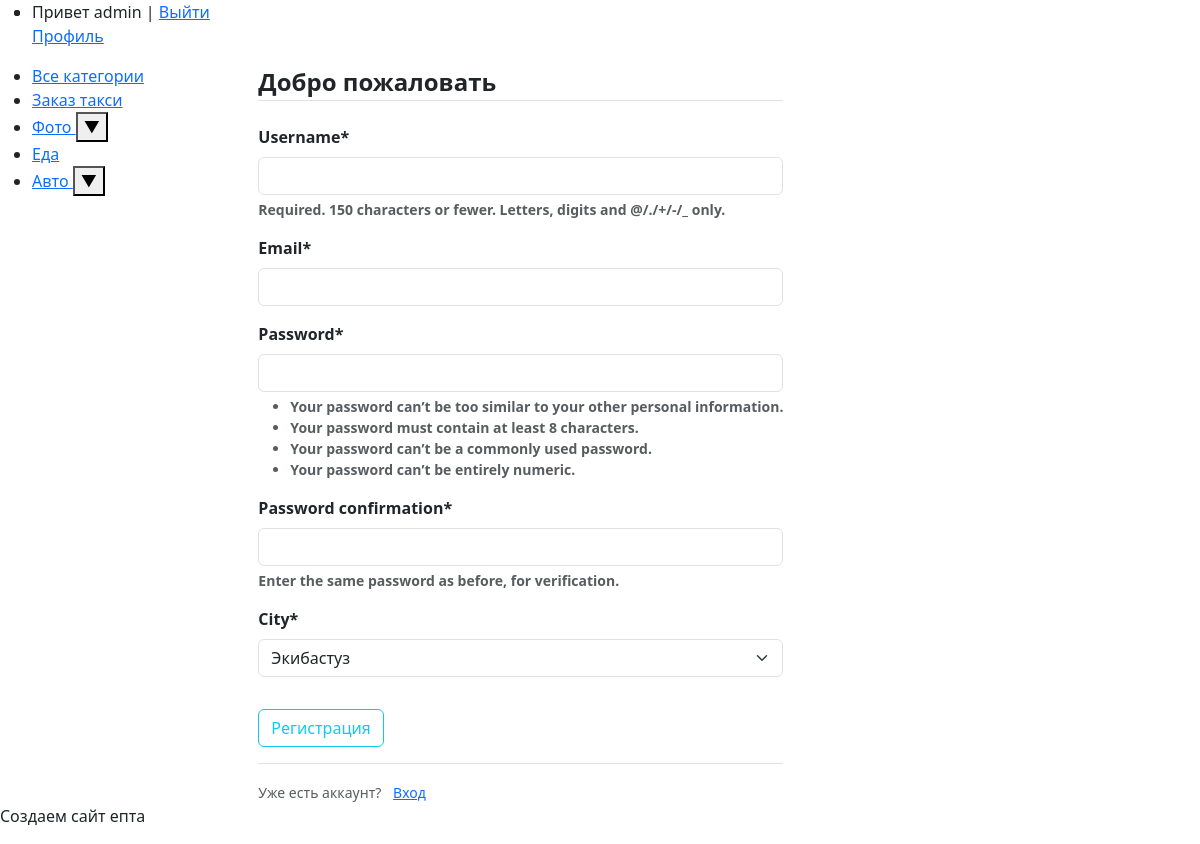
The page /register/ (signed in) on the database its author committed.
### Blog/models.py (models this page shows, shortened)
class Category(MPTTModel):
    objects = models.Manager()
    name = models.CharField(max_length=100, db_index=True, verbose_name="Категория")
    slug = models.SlugField(max_length=255, unique=True, db_index=True, verbose_name="Slug")
    parent = TreeForeignKey('self', on_delete=models.CASCADE, null=True, blank=True, related_name='children')
    level = models.PositiveIntegerField(default=0)  # Define the default value for the 'level' field
    lft = models.PositiveIntegerField(default=0)  # Определите значение по умолчанию для поля 'lft'
    rght = models.PositiveIntegerField(default=0)  # Определите значение по умолчанию для поля 'rght'
    class MPTTMeta:
        order_insertion_by = ['name']
    class Meta:
        verbose_name = 'Категория'
        verbose_name_plural = 'Категории'
        ordering = ['id']

### users/views.py (the view)
# urls.py: path('register/', user_views.register, name='register'),
def register(request):
    if request.method == 'POST':
        form = UserRegisterForm(request.POST)
        if form.is_valid():
            username = form.cleaned_data.get('username')
            city = form.cleaned_data.get('city')
            if User.objects.filter(username=username).exists():
                return render(request, 'register.html', {'form': form, 'error_message': 'Уже есть такой пользователь'})
            user = form.save()
            profile, created = Profile.objects.get_or_create(user=user)
            if created:
                profile.city = city
                profile.save()
            login(request, user)
            messages.success(request, f'Ваш аккаунт создан.')
            return redirect('home')
    else:
        form = UserRegisterForm()
    return render(request, 'users/register.html', {'form': form, 'city_choices': CITY_CHOICES})

### users/forms.py
class UserRegisterForm(UserCreationForm):
    email = forms.EmailField()
    city = forms.ChoiceField(choices=CITY_CHOICES)
    class Meta:
        model = User
        fields = ['username', 'email', 'password1', 'password2', 'city']

### Blog/templatetags/blog_tags.py (called while the page is built)
@register.inclusion_tag('blog/list_categories.html')
def show_categories(sort=None, cat_selected=0):
    if not sort:
        top_categories = Category.objects.filter(parent__isnull=True)
    else:
        top_categories = Category.objects.filter(parent__isnull=True).order_by(sort)
    def get_child_categories(category):
        child_categories = category.children.all()
        for child_category in child_categories:
            child_category.child_categories = get_child_categories(child_category)
        return child_categories
    for category in top_categories:
        category.child_categories = get_child_categories(category)
    return {"cats": top_categories, "cat_selected": cat_selected}

### users/templates/users/register.html (shortened to what this page needs)
{% extends "users/base.html" %}
{% load crispy_forms_tags %}
{% load custom_tags %}
{% block content %}
<table border=0 cellpadding="0" cellspacing="0">
    <tr>
        <th>
             <div class="content-section">
        <form method="POST">
            <fieldset class="form-group">
                <legend class="border-bottom mb-4">Добро пожаловать</legend>
                {{ form|crispy }}
            </fieldset>
            <div class="form-group">
                <button class="btn btn-outline-info" type="submit">Регистрация</button>
            </div>
        </form>
        <div class="border-top pt-3">
            <small class="text-muted">
                Уже есть аккаунт? <a class="ml-2" href="#">Вход</a>
            </small>
        </div>
    </div>
        </th>
    </tr>
</table>
{% endblock content %}

### users/templates/users/base.html (shortened to what this page needs)
{% load static %}
{% load blog_tags %}
{% load custom_tags %}
{% load crispy_forms_tags %}
<!DOCTYPE html>
<html>
<head>
    <link type="text/css" href="{% static 'users/css/styles.css' %}" rel="stylesheet"/>
    <link rel="stylesheet" href="https://stackpath.bootstrapcdn.com/bootstrap/4.1.3/css/bootstrap.min.css"
>
    <link rel="stylesheet" href="https://maxcdn.bootstrapcdn.com/bootstrap/4.0.0/css/bootstrap.min.css"
>
    <link href='https://unpkg.com/boxicons@2.1.2/css/boxicons.min.css' rel='stylesheet'>
    <link rel="stylesheet" href="https://cdn.jsdelivr.net/npm/bootstrap@5.3.0/dist/css/bootstrap.min.css">
</head>
<body>
<table class="table-page" border=0 cellpadding="0" cellspacing="0">
    <tr>
        <td valign=top>
            {% block mainmenu %}
            <div class="header">
                <ul id="mainmenu" class="mainmenu">
                    {% if request.user.is_authenticated %}
                    <li class="last"> Привет {{user.username}} | <a href="{% url 'logout' %}">Выйти</a></li>
                     <a href="{% url 'profile' user.id %}">Профиль</a>
                    {% else %}
                    <li class="last"><a href="{% url 'register' %}">Регистрация</a> | <a
                            href="{% url 'login' %}">Войти</a></li>
                    {% endif %}
                </ul>
            </div>
            {% endblock mainmenu %}
            <table class="table-content" border=0 cellpadding="0" cellspacing="0">
                <tr>
                    <td valign="top" class="left-chapters">
                        <ul id="leftchapters">
                            <li><a href="{% url 'home' %}">Все категории</a></li>
                            <li><a href="{% url 'taxihome' %}">Заказ такси</a></li>
                            {% show_categories '-name' cat_selected%}
                        </ul>
                    </td>
                    <td valign="top">
                        <div>
                            {% block content %}
                            {% endblock %}
                        </div>
                    </td>
                </tr>
            </table>
        </td>
    </tr>
    <tr>
        <td valign=top>
            <div id="footer">
                <p>Создаем сайт епта</p>
            </div>
        </td>
    </tr>
</table>
</body>
</html>

### Blog/templates/blog/list_categories.html (shortened to what this page needs)
 {% for category in cats %}
    <li>
      <a href="{% url 'category' category.slug %}" {% if category.pk == cat_selected %} class="selected"{% endif %}>
        {{ category.name }}
      </a>
      {% if category.child_categories %}
        <button class="toggle-btn" data-target="children-list-{{ category.pk }}">
          &#x25BC;
        </button>
      {% endif %}
    </li>
  {% endfor %}

### users/static/users/css/styles.css (style rules this page uses)
html, body { font-family: 'Arial'; margin: 0; padding: 0; height: 100%; width: 100%; color: #444; }
a { color: #0059b2; text-decoration: none; }
.table-content { width: 100%; min-height: 70%; height: 70%; }
.table-page { width: 100%; height: 100%; vertical-align: top; }
.form-label { display: inline-block; min-width: 150px; vertical-align: top; }

### rows shown on the page
Category: name "Фото"
Category: name "Еда"
Category: name "Авто"

### other values the page prints
{{ user.username }} "admin"
